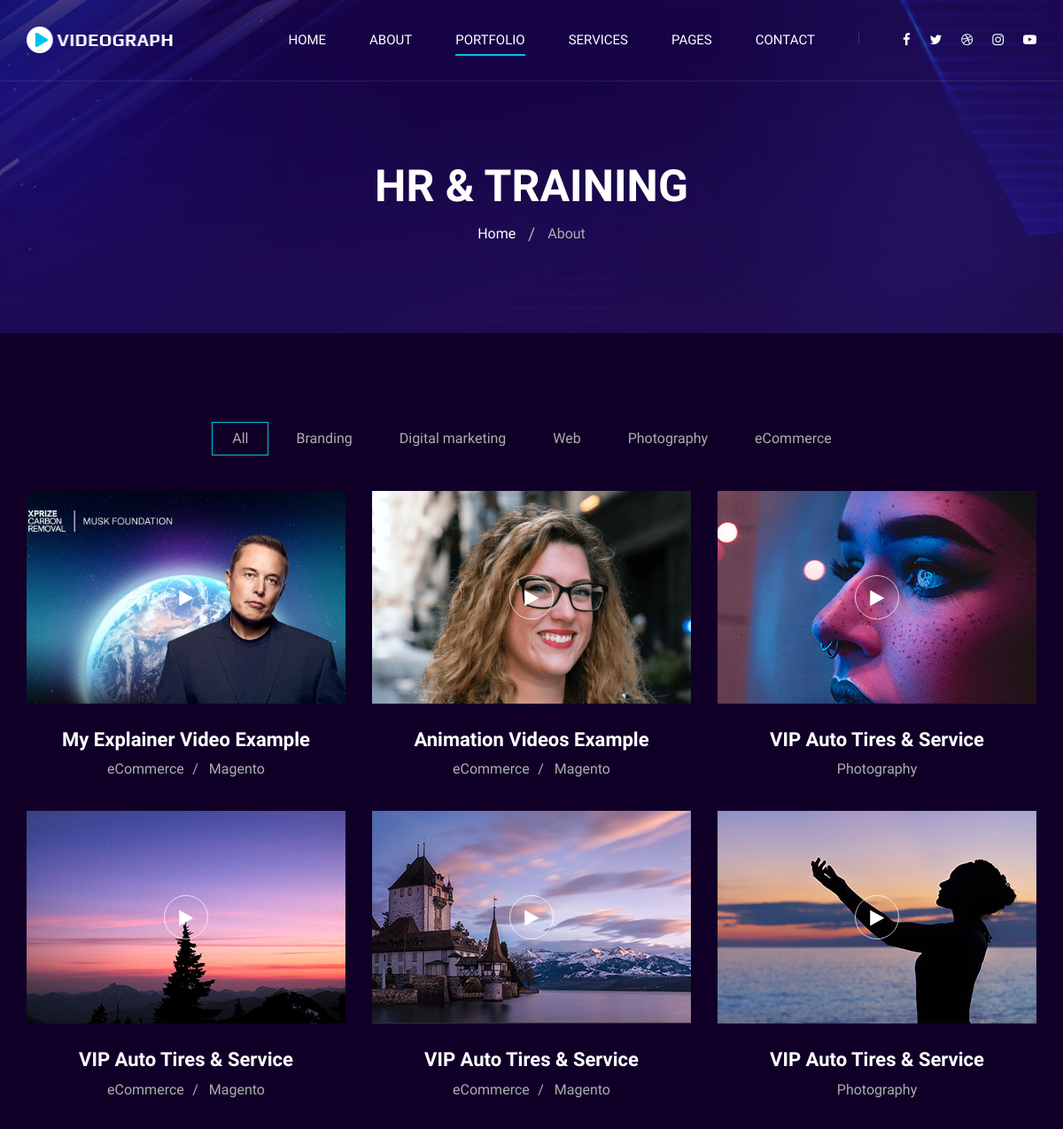
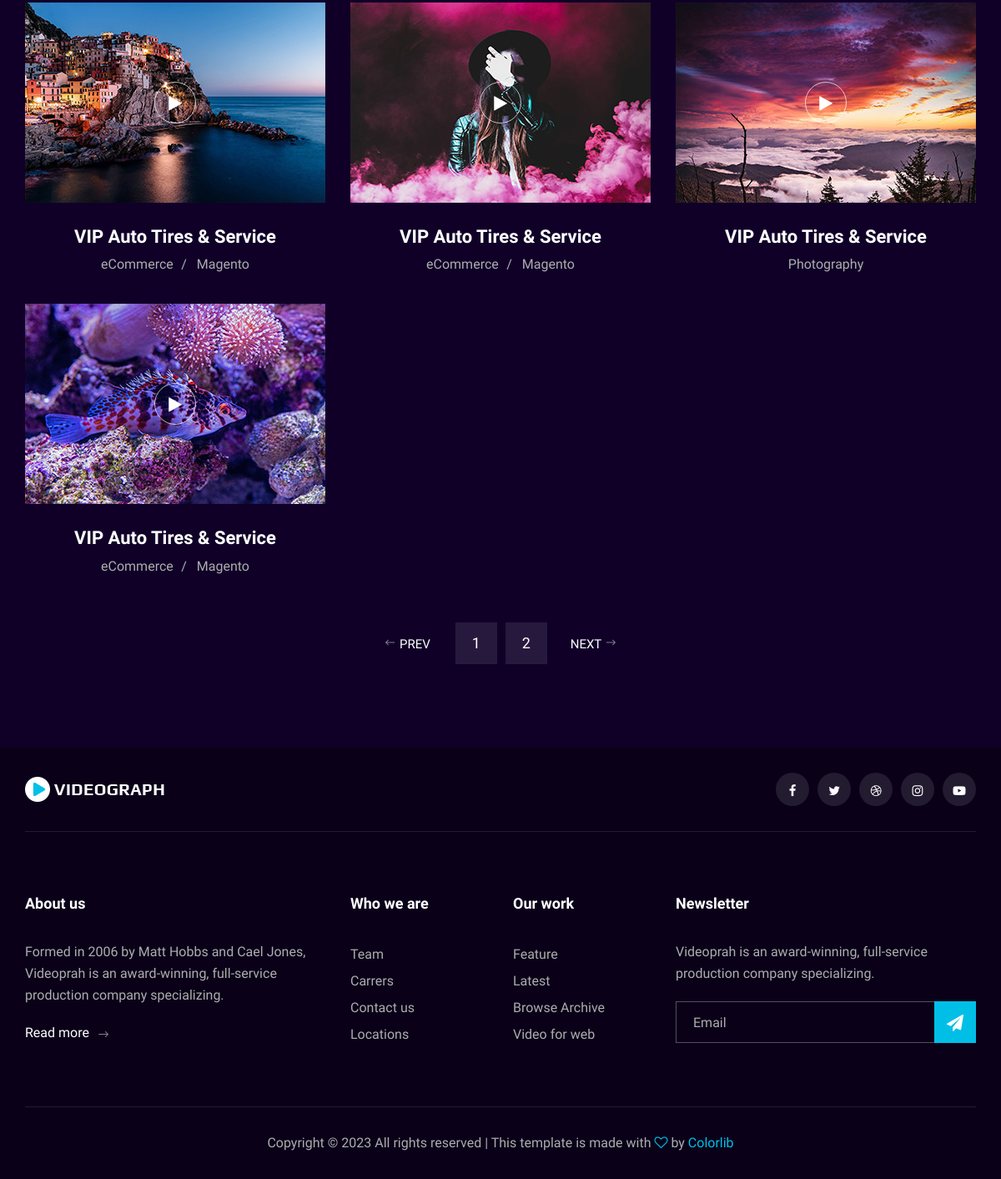
Screenshot of /portfolio_detail/3/ with the database file from the repository (2 pictures, top to bottom).
### portfolio/models.py (models this page shows, shortened)
class Category(models.Model):
    name = models.CharField(max_length=200, blank=False)
    image = models.ImageField(upload_to='images')
    class Meta:
        verbose_name_plural = "Categories"

class Project(models.Model):
    title = models.CharField(max_length=200)
    description = models.TextField()
    category = models.ForeignKey(Category, related_name='project', on_delete=models.CASCADE)
    image = models.ImageField(upload_to='images')
    video = CloudinaryField(resource_type='video')

### portfolio/views.py (the view)
# urls.py: path('portfolio_detail/<int:id>/', views.portfolio_detail, name='portfolio_detail'),
def portfolio_detail(request, id):
    category = Category.objects.get(id=id)
    context = {'category':category}
    return render(request, 'portfolio/portfolio_detail.html', context)

### portfolio/templates/portfolio/portfolio_detail.html (shortened to what this page needs)
{% load static %}
<!DOCTYPE html>
<html lang="zxx">
<head>
    <link rel="stylesheet" href="{% static 'css/bootstrap.min.css' %}" type="text/css">
    <link rel="stylesheet" href="{% static 'css/font-awesome.min.css' %}" type="text/css">
    <link rel="stylesheet" href="{% static 'css/elegant-icons.css' %}" type="text/css">
    <link rel="stylesheet" href="{% static 'css/owl.carousel.min.css' %}" type="text/css">
    <link rel="stylesheet" href="{% static 'css/magnific-popup.css' %}" type="text/css">
    <link rel="stylesheet" href="{% static 'css/slicknav.min.css' %}" type="text/css">
    <link rel="stylesheet" href="{% static 'css/style.css' %}" type="text/css">
</head>
<body>
    <header class="header">
        <div class="container">
            <div class="row">
                <div class="col-lg-2">
                    <div class="header__logo">
                        <a href="./index.html"><img src="img/logo.png" alt=""></a>
                    </div>
                </div>
                <div class="col-lg-10">
                    <div class="header__nav__option">
                        <nav class="header__nav__menu mobile-menu">
                            <ul>
                                <li><a href="./index.html">Home</a></li>
                                <li><a href="./about.html">About</a></li>
                                <li class="active"><a href="./portfolio.html">Portfolio</a></li>
                                <li><a href="./services.html">Services</a></li>
                                <li><a href="#">Pages</a>
                                </li>
                                <li><a href="./contact.html">Contact</a></li>
                            </ul>
                        </nav>
                        <div class="header__nav__social">
                            <a href="#"><i class="fa fa-facebook"></i></a>
                            <a href="#"><i class="fa fa-twitter"></i></a>
                            <a href="#"><i class="fa fa-dribbble"></i></a>
                            <a href="#"><i class="fa fa-instagram"></i></a>
                            <a href="#"><i class="fa fa-youtube-play"></i></a>
                        </div>
                    </div>
                </div>
            </div>
        </div>
    </header>
    <div class="breadcrumb-option spad set-bg" data-setbg="{% static 'img/breadcrumb-bg.jpg' %}">
        <div class="container">
            <div class="row">
                <div class="col-lg-12 text-center">
                    <div class="breadcrumb__text">
                        <h2>{{category.name}}</h2>
                        <div class="breadcrumb__links">
                            <a href="#">Home</a>
                            <span>About</span>
                        </div>
                    </div>
                </div>
            </div>
        </div>
    </div>
    <section class="portfolio spad">
        <div class="container">
            <div class="row">
                <div class="col-lg-12">
                    <ul class="portfolio__filter">
                        <li class="active" data-filter="*">All</li>
                        <li data-filter=".branding">Branding</li>
                        <li data-filter=".digital-marketing">Digital marketing</li>
                        <li data-filter=".web">Web</li>
                        <li data-filter=".photography">Photography</li>
                        <li data-filter=" .ecommerce">eCommerce</li>
                    </ul>
                </div>
            </div>
            <div class="row portfolio__gallery">
                {% for project in category.project.all %}
                <div class="col-lg-4 col-md-6 col-sm-6 mix branding">
                    <div class="portfolio__item">
                        <div class="portfolio__item__video set-bg" data-setbg="{{project.image.url}}">
                            <a href="{{project.video.url}}" class="play-btn video-popup"><i
                                    class="fa fa-play"></i></a>
                        </div>
                        <div class="portfolio__item__text">
                            <h4>{{project.title}}</h4>
                            <ul>
                                <li>eCommerce</li>
                                <li>Magento</li>
                            </ul>
                        </div>
                    </div>
                </div>
                {% endfor %}
                <div class="col-lg-4 col-md-6 col-sm-6 mix digital-marketing">
                    <div class="portfolio__item">
                        <div class="portfolio__item__video set-bg" data-setbg="img/portfolio/portfolio-2.jpg">
                            <a href="https://www.youtube.com/watch?v=LXb3EKWsInQ" class="play-btn video-popup"><i
                                    class="fa fa-play"></i></a>
                        </div>
                        <div class="portfolio__item__text">
                            <h4>VIP Auto Tires & Service</h4>
                            <span>Photography</span>
                        </div>
                    </div>
                </div>
                <div class="col-lg-4 col-md-6 col-sm-6 mix web">
                    <div class="portfolio__item">
                        <div class="portfolio__item__video set-bg" data-setbg="img/portfolio/portfolio-3.jpg">
                            <a href="https://www.youtube.com/watch?v=LXb3EKWsInQ" class="play-btn video-popup"><i
                                    class="fa fa-play"></i></a>
                        </div>
                        <div class="portfolio__item__text">
                            <h4>VIP Auto Tires & Service</h4>
                            <ul>
                                <li>eCommerce</li>
                                <li>Magento</li>
                            </ul>
                        </div>
                    </div>
                </div>
                <div class="col-lg-4 col-md-6 col-sm-6 mix photography">
                    <div class="portfolio__item">
                        <div class="portfolio__item__video set-bg" data-setbg="img/portfolio/portfolio-4.jpg">
                            <a href="https://www.youtube.com/watch?v=LXb3EKWsInQ" class="play-btn video-popup"><i
                                    class="fa fa-play"></i></a>
                        </div>
                        <div class="portfolio__item__text">
                            <h4>VIP Auto Tires & Service</h4>
                            <ul>
                                <li>eCommerce</li>
                                <li>Magento</li>
                            </ul>
                        </div>
                    </div>
                </div>
                <div class="col-lg-4 col-md-6 col-sm-6 mix ecommerce">
                    <div class="portfolio__item">
                        <div class="portfolio__item__video set-bg" data-setbg="img/portfolio/portfolio-5.jpg">
                            <a href="https://www.youtube.com/watch?v=LXb3EKWsInQ" class="play-btn video-popup"><i
                                    class="fa fa-play"></i></a>
                        </div>
                        <div class="portfolio__item__text">
                            <h4>VIP Auto Tires & Service</h4>
                            <span>Photography</span>
                        </div>
                    </div>
                </div>
                <div class="col-lg-4 col-md-6 col-sm-6 mix branding">
                    <div class="portfolio__item">
                        <div class="portfolio__item__video set-bg" data-setbg="img/portfolio/portfolio-6.jpg">
                            <a href="https://www.youtube.com/watch?v=LXb3EKWsInQ" class="play-btn video-popup"><i
                                    class="fa fa-play"></i></a>
                        </div>
                        <div class="portfolio__item__text">
                            <h4>VIP Auto Tires & Service</h4>
                            <ul>
                                <li>eCommerce</li>
                                <li>Magento</li>
                            </ul>
                        </div>
                    </div>
                </div>
                <div class="col-lg-4 col-md-6 col-sm-6 mix web">
                    <div class="portfolio__item">
                        <div class="portfolio__item__video set-bg" data-setbg="img/portfolio/portfolio-7.jpg">
                            <a href="https://www.youtube.com/watch?v=LXb3EKWsInQ" class="play-btn video-popup"><i
                                    class="fa fa-play"></i></a>
                        </div>
                        <div class="portfolio__item__text">
                            <h4>VIP Auto Tires & Service</h4>
                            <ul>
                                <li>eCommerce</li>
                                <li>Magento</li>
                            </ul>
                        </div>
                    </div>
                </div>
                <div class="col-lg-4 col-md-6 col-sm-6 mix photography">
                    <div class="portfolio__item">
                        <div class="portfolio__item__video set-bg" data-setbg="img/portfolio/portfolio-8.jpg">
                            <a href="https://www.youtube.com/watch?v=LXb3EKWsInQ" class="play-btn video-popup"><i
                                    class="fa fa-play"></i></a>
                        </div>
                        <div class="portfolio__item__text">
                            <h4>VIP Auto Tires & Service</h4>
                            <span>Photography</span>
                        </div>
                    </div>
                </div>
                <div class="col-lg-4 col-md-6 col-sm-6 mix ecommerce">
                    <div class="portfolio__item">
                        <div class="portfolio__item__video set-bg" data-setbg="img/portfolio/portfolio-9.jpg">
                            <a href="https://www.youtube.com/watch?v=LXb3EKWsInQ" class="play-btn video-popup"><i
                                    class="fa fa-play"></i></a>
                        </div>
                        <div class="portfolio__item__text">
                            <h4>VIP Auto Tires & Service</h4>
                            <ul>
                                <li>eCommerce</li>
                                <li>Magento</li>
                            </ul>
                        </div>
                    </div>
                </div>
            </div>
            <div class="row">
                <div class="col-lg-12">
                    <div class="pagination__option">
                        <a href="#" class="arrow__pagination left__arrow"><span class="arrow_left"></span> Prev</a>
                        <a href="#" class="number__pagination">1</a>
                        <a href="#" class="number__pagination">2</a>
                        <a href="#" class="arrow__pagination right__arrow">Next <span class="arrow_right"></span></a>
                    </div>
                </div>
            </div>
        </div>
    </section>
    <footer class="footer">
        <div class="container">
            <div class="footer__top">
                <div class="row">
                    <div class="col-lg-6 col-md-6">
                        <div class="footer__top__logo">
                            <a href="#"><img src="img/logo.png" alt=""></a>
                        </div>
                    </div>
                    <div class="col-lg-6 col-md-6">
                        <div class="footer__top__social">
                            <a href="#"><i class="fa fa-facebook"></i></a>
                            <a href="#"><i class="fa fa-twitter"></i></a>
                            <a href="#"><i class="fa fa-dribbble"></i></a>
                            <a href="#"><i class="fa fa-instagram"></i></a>
                            <a href="#"><i class="fa fa-youtube-play"></i></a>
                        </div>
                    </div>
                </div>
            </div>
            <div class="footer__option">
                <div class="row">
                    <div class="col-lg-4 col-md-6 col-sm-6">
                        <div class="footer__option__item">
                            <h5>About us</h5>
                            <p>Formed in 2006 by Matt Hobbs and Cael Jones, Videoprah is an award-winning, full-service
                                production company specializing.</p>
                            <a href="#" class="read__more">Read more <span class="arrow_right"></span></a>
                        </div>
                    </div>
                    <div class="col-lg-2 col-md-3 col-sm-3">
                        <div class="footer__option__item">
                            <h5>Who we are</h5>
                            <ul>
                                <li><a href="#">Team</a></li>
                                <li><a href="#">Carrers</a></li>
                                <li><a href="#">Contact us</a></li>
                                <li><a href="#">Locations</a></li>
                            </ul>
                        </div>
                    </div>
                    <div class="col-lg-2 col-md-3 col-sm-3">
                        <div class="footer__option__item">
                            <h5>Our work</h5>
                            <ul>
                                <li><a href="#">Feature</a></li>
                                <li><a href="#">Latest</a></li>
                                <li><a href="#">Browse Archive</a></li>
                                <li><a href="#">Video for web</a></li>
                            </ul>
                        </div>
                    </div>
                    <div class="col-lg-4 col-md-12">
                        <div class="footer__option__item">
                            <h5>Newsletter</h5>
                            <p>Videoprah is an award-winning, full-service production company specializing.</p>
                            <form action="#">
                                <input type="text" placeholder="Email">
                                <button type="submit"><i class="fa fa-send"></i></button>
                            </form>
                        </div>
                    </div>
                </div>
            </div>
            <div class="footer__copyright">
                <div class="row">
                    <div class="col-lg-12 text-center">
                        <p class="footer__copyright__text">Copyright &copy;
                            All rights reserved | This template is made with <i class="fa fa-heart-o"
                                aria-hidden="true"></i> by <a href="https://colorlib.com" target="_blank">Colorlib</a>
                        </p>
                    </div>
                </div>
            </div>
        </div>
    </footer>
</body>
</html>

### rows the page displays
Category: name "HR & TRAINING"
Project: shows a picture, title "My Explainer Video Example"
Project: shows a picture, title "Animation Videos Example"
